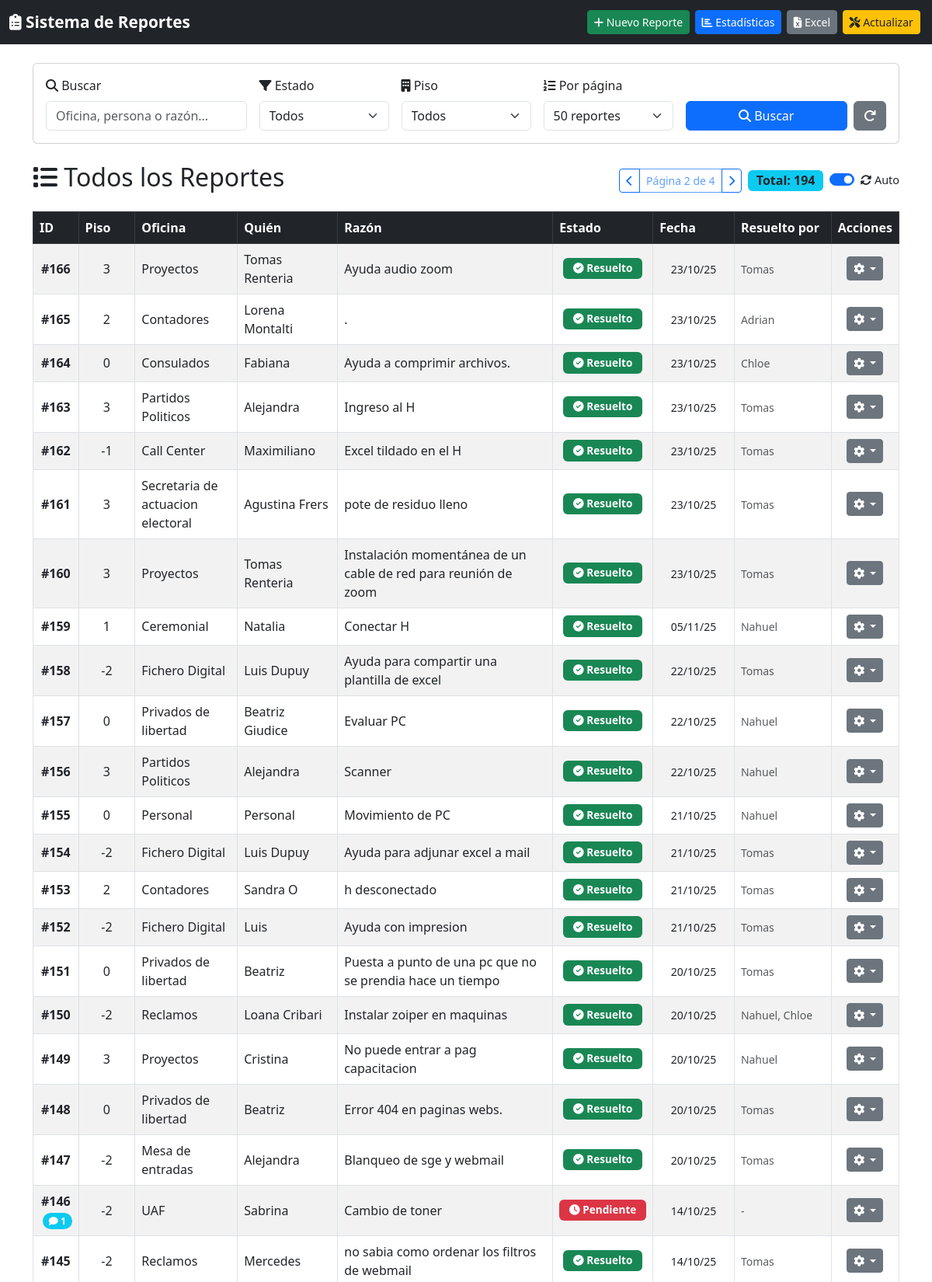
Page /?busqueda=&estado=&piso=&limite=50&pagina=2 (upper part) on the committed database.
### tables this page shows
CREATE TABLE "datos" (
        id INTEGER PRIMARY KEY AUTOINCREMENT,
        piso INTEGER NOT NULL,
        oficina TEXT NOT NULL,
        quien TEXT NOT NULL,
        razon TEXT NOT NULL,
        estado TEXT NOT NULL,
        fecha TEXT DEFAULT (strftime('%d/%m/%y', 'now', 'localtime')),
        resuelto_por TEXT DEFAULT ''
    );

### routes.py (the view)
    @app.route('/')
    def index():
        try:
            conn = obtener_conexion()
            cur = conn.cursor()
            filtro_estado = request.args.get('estado', '')
            filtro_piso = request.args.get('piso', '')
            busqueda = request.args.get('busqueda', '')
            limite = request.args.get('limite', '50')
            pagina_actual = int(request.args.get('pagina', 1))
            query = "SELECT d.*, (SELECT COUNT(*) FROM comentarios WHERE reporte_id = d.id) as num_comentarios FROM datos d WHERE 1=1"
            params = []
            if filtro_estado:
                query += " AND d.estado = ?"
                params.append(filtro_estado)
            if filtro_piso:
                query += " AND d.piso = ?"
                params.append(filtro_piso)
            if busqueda:
                query += " AND (d.oficina LIKE ? OR d.quien LIKE ? OR d.razon LIKE ?)"
                busqueda_param = f"%{busqueda}%"
                params.extend([busqueda_param, busqueda_param, busqueda_param])
            query += " ORDER BY d.id DESC"
            query_total = "SELECT COUNT(*) FROM datos d WHERE 1=1"
            params_total = []
            if filtro_estado:
                query_total += " AND d.estado = ?"
                params_total.append(filtro_estado)
            if filtro_piso:
                query_total += " AND d.piso = ?"
                params_total.append(filtro_piso)
            if busqueda:
                query_total += " AND (d.oficina LIKE ? OR d.quien LIKE ? OR d.razon LIKE ?)"
                params_total.extend([busqueda_param, busqueda_param, busqueda_param])
            cur.execute(query_total, params_total)
            total_reportes = cur.fetchone()[0]
            total_paginas = 1
            if limite != 'todos':
                try:
                    limite_num = int(limite)
                    total_paginas = (total_reportes + limite_num - 1) // limite_num
                    offset = (pagina_actual - 1) * limite_num
                    query += f" LIMIT {limite_num} OFFSET {offset}"
                except:
                    limite = '50'
            cur.execute(query, params)
            reportes = cur.fetchall()
            cur.execute("SELECT DISTINCT piso FROM datos ORDER BY piso")
            pisos_disponibles = [p[0] for p in cur.fetchall()]
            conn.close()
            return render_template('index.html',
                                 reportes=reportes,
                                 total_reportes=total_reportes,
                                 pisos_disponibles=pisos_disponibles,
                                 filtro_estado=filtro_estado,
                                 filtro_piso=filtro_piso,
                                 busqueda=busqueda,
                                 limite=limite,
                                 pagina_actual=pagina_actual,
                                 total_paginas=total_paginas)
        except Exception as e:
            return f"Error: {str(e)}", 500

### database.py (called while the page is built)
def obtener_conexion():
    return sqlite3.connect(DB_PATH)

### templates/index.html (shortened to what this page needs)
{% extends "base.html" %}
{% block content %}
<div class="card mb-4">
    <div class="card-body">
        <form method="GET" action="{{ url_for('index') }}" id="filtrosForm" class="row g-3">
            <div class="col-md-3">
                <label for="busqueda" class="form-label">
                    <i class="fas fa-search"></i> Buscar
                </label>
                <input type="text" class="form-control" id="busqueda" name="busqueda"
                       placeholder="Oficina, persona o razón..." value="{{ busqueda }}">
            </div>
            <div class="col-md-2">
                <label for="estado" class="form-label">
                    <i class="fas fa-filter"></i> Estado
                </label>
                <select class="form-select" id="estado" name="estado">
                    <option value="">Todos</option>
                </select>
            </div>
            <div class="col-md-2">
                <label for="piso" class="form-label">
                    <i class="fas fa-building"></i> Piso
                </label>
                <select class="form-select" id="piso" name="piso">
                    <option value="">Todos</option>
                </select>
            </div>
            <div class="col-md-2">
                <label for="limite" class="form-label">
                    <i class="fas fa-list-ol"></i> Por página
                </label>
                <select class="form-select" id="limite" name="limite" onchange="this.form.submit()">
                    <option value="50" {% if limite == 50 %}selected{% endif %}>50 reportes</option>
                </select>
            </div>
            <div class="col-md-3 d-flex align-items-end gap-2">
                <button type="submit" class="btn btn-primary flex-grow-1" title="Aplicar filtros">
                    <i class="fas fa-search"></i> Buscar
                </button>
                <a href="{{ url_for('index') }}" class="btn btn-secondary" title="Limpiar filtros">
                    <i class="fas fa-redo"></i>
                </a>
            </div>
        </form>
    </div>
</div>
<div class="d-flex justify-content-between align-items-center mb-3">
    <h2>
        <i class="fas fa-list"></i> Todos los Reportes
    </h2>
    <div class="d-flex gap-2 align-items-center">
        {% if total_paginas > 1 %}
        <div class="btn-group" role="group">
            <a href="?busqueda={{ busqueda }}&estado={{ filtro_estado }}&piso={{ filtro_piso }}&limite={{ limite }}&pagina={{ pagina_actual - 1 }}"
               class="btn btn-outline-primary btn-sm {% if pagina_actual == 1 %}disabled{% endif %}"
               {% if pagina_actual == 1 %}tabindex="-1" aria-disabled="true"{% endif %}>
                <i class="fas fa-chevron-left"></i>
            </a>
            <button type="button" class="btn btn-outline-primary btn-sm" disabled>
                Página {{ pagina_actual }} de {{ total_paginas }}
            </button>
            <a href="?busqueda={{ busqueda }}&estado={{ filtro_estado }}&piso={{ filtro_piso }}&limite={{ limite }}&pagina={{ pagina_actual + 1 }}"
               class="btn btn-outline-primary btn-sm {% if pagina_actual == total_paginas %}disabled{% endif %}"
               {% if pagina_actual == total_paginas %}tabindex="-1" aria-disabled="true"{% endif %}>
                <i class="fas fa-chevron-right"></i>
            </a>
        </div>
        {% endif %}
        <span class="badge bg-info text-dark" style="font-size: 1rem;">
            Total: {{ total_reportes }}
        </span>
        <div class="form-check form-switch">
            <input class="form-check-input" type="checkbox" id="autoRefreshToggle" checked>
            <label class="form-check-label" for="autoRefreshToggle" style="font-size: 0.9rem;">
                <i class="fas fa-sync-alt"></i> Auto
            </label>
        </div>
    </div>
</div>
<div class="table-responsive">
    <table class="table table-striped table-bordered table-hover align-middle">
        <thead class="table-dark">
            <tr>
                <th style="width: 5%;">ID</th>
                <th style="width: 7%;">Piso</th>
                <th style="width: 12%;">Oficina</th>
                <th style="width: 12%;">Quién</th>
                <th style="width: 28%;">Razón</th>
                <th style="width: 10%;">Estado</th>
                <th style="width: 10%;">Fecha</th>
                <th style="width: 12%;">Resuelto por</th>
                <th style="width: 8%;">Acciones</th>
            </tr>
        </thead>
        <tbody>
            {% if reportes %}
                {% for r in reportes %}
                <tr>
                    <td class="text-center">
                        <strong>#{{ r[0] }}</strong>
                        {% if r[8] and r[8] > 0 %}
                            <span class="badge bg-info rounded-pill ms-1" title="{{ r[8] }} comentario(s)">
                                <i class="fas fa-comment"></i> {{ r[8] }}
                            </span>
                        {% endif %}
                    </td>
                    <td class="text-center">{{ r[1] }}</td>
                    <td>{{ r[2] }}</td>
                    <td>{{ r[3] }}</td>
                    <td>{{ r[4] }}</td>
                    <td class="text-center">
                        {% if r[5] == 'resuelto' %}
                            <span class="badge bg-success badge-estado">
                                <i class="fas fa-check-circle"></i> Resuelto
                            </span>
                        {% elif r[5] == 'en proceso' %}
                            <span class="badge bg-warning text-dark badge-estado">
                                <i class="fas fa-hourglass-half"></i> En Proceso
                            </span>
                        {% else %}
                            <span class="badge bg-danger badge-estado">
                                <i class="fas fa-clock"></i> Pendiente
                            </span>
                        {% endif %}
                    </td>
                    <td class="text-center"><small>{{ r[6] }}</small></td>
                    <td>
                        {% if r[7] %}
                            <small class="text-muted">{{ r[7] }}</small>
                        {% else %}
                            <small class="text-muted">-</small>
                        {% endif %}
                    </td>
                    <td class="text-center">
                        <div class="dropdown">
                            <button class="btn btn-sm btn-secondary dropdown-toggle" type="button" data-bs-toggle="dropdown">
                                <i class="fas fa-cog"></i>
                            </button>
                        </div>
                    </td>
                </tr>
                {% endfor %}
            {% endif %}
        </tbody>
    </table>
</div>
{% endblock %}

### rows in the picture
datos: id "166", piso "3", oficina "Proyectos", quien "Tomas Renteria", razon "Ayuda audio zoom", estado "resuelto" (drawn), fecha "23/10/25", resuelto_por "Tomas"
datos: id "165", piso "2", oficina "Contadores", quien "Lorena Montalti", razon ".", estado "resuelto" (drawn), fecha "23/10/25", resuelto_por "Adrian"
datos: id "164", piso "0", oficina "Consulados", quien "Fabiana", razon "Ayuda a comprimir archivos.", estado "resuelto" (drawn), fecha "23/10/25", resuelto_por "Chloe"
datos: id "163", piso "3", oficina "Partidos Politicos", quien "Alejandra", razon "Ingreso al H", estado "resuelto" (drawn), fecha "23/10/25", resuelto_por "Tomas"
datos: id "162", piso "-1", oficina "Call Center", quien "Maximiliano", razon "Excel tildado en el H", estado "resuelto" (drawn), fecha "23/10/25", resuelto_por "Tomas"
datos: id "161", piso "3", oficina "Secretaria de actuacion electoral", quien "Agustina Frers", razon "pote de residuo lleno", estado "resuelto" (drawn), fecha "23/10/25", resuelto_por "Tomas"
datos: id "160", piso "3", oficina "Proyectos", quien "Tomas Renteria", razon "Instalación momentánea de un cable de red para reunión de zoom", estado "resuelto" (drawn), fecha "23/10/25", resuelto_por "Tomas"
datos: id "159", piso "1", oficina "Ceremonial", quien "Natalia", razon "Conectar H", estado "resuelto" (drawn), fecha "05/11/25", resuelto_por "Nahuel"
datos: id "158", piso "-2", oficina "Fichero Digital", quien "Luis Dupuy", razon "Ayuda para compartir una plantilla de excel", estado "resuelto" (drawn), fecha "22/10/25", resuelto_por "Tomas"
datos: id "157", piso "0", oficina "Privados de libertad", quien "Beatriz Giudice", razon "Evaluar PC", estado "resuelto" (drawn), fecha "22/10/25", resuelto_por "Nahuel"
datos: id "156", piso "3", oficina "Partidos Politicos", quien "Alejandra", razon "Scanner", estado "resuelto" (drawn), fecha "22/10/25", resuelto_por "Nahuel"
datos: id "155", piso "0", oficina "Personal", quien "Personal", razon "Movimiento de PC", estado "resuelto" (drawn), fecha "21/10/25", resuelto_por "Nahuel"
datos: id "154", piso "-2", oficina "Fichero Digital", quien "Luis Dupuy", razon "Ayuda para adjunar excel a mail", estado "resuelto" (drawn), fecha "21/10/25", resuelto_por "Tomas"
datos: id "153", piso "2", oficina "Contadores", quien "Sandra O", razon "h desconectado", estado "resuelto" (drawn), fecha "21/10/25", resuelto_por "Tomas"
datos: id "152", piso "-2", oficina "Fichero Digital", quien "Luis", razon "Ayuda con impresion", estado "resuelto" (drawn), fecha "21/10/25", resuelto_por "Tomas"
datos: id "151", piso "0", oficina "Privados de libertad", quien "Beatriz", razon "Puesta a punto de una pc que no se prendia hace un tiempo", estado "resuelto" (drawn), fecha "20/10/25", resuelto_por "Tomas"
datos: id "150", piso "-2", oficina "Reclamos", quien "Loana Cribari", razon "Instalar zoiper en maquinas", estado "resuelto" (drawn), fecha "20/10/25", resuelto_por "Nahuel, Chloe"
datos: id "149", piso "3", oficina "Proyectos", quien "Cristina", razon "No puede entrar a pag capacitacion", estado "resuelto" (drawn), fecha "20/10/25", resuelto_por "Nahuel"
datos: id "148", piso "0", oficina "Privados de libertad", quien "Beatriz", razon "Error 404 en paginas webs.", estado "resuelto" (drawn), fecha "20/10/25", resuelto_por "Tomas"
datos: id "147", piso "-2", oficina "Mesa de entradas", quien "Alejandra", razon "Blanqueo de sge y webmail", estado "resuelto" (drawn), fecha "20/10/25", resuelto_por "Tomas"
datos: id "146", r "1", piso "-2", oficina "UAF", quien "Sabrina", razon "Cambio de toner", estado "pendiente" (drawn), fecha "14/10/25"
datos: id "145", piso "-2", oficina "Reclamos", quien "Mercedes", razon "no sabia como ordenar los filtros de webmail", estado "resuelto" (drawn), fecha "14/10/25", resuelto_por "Tomas"

### other values in the picture
{{ pagina_actual }} "2"
{{ total_paginas }} "4"
{{ total_reportes }} "194"
